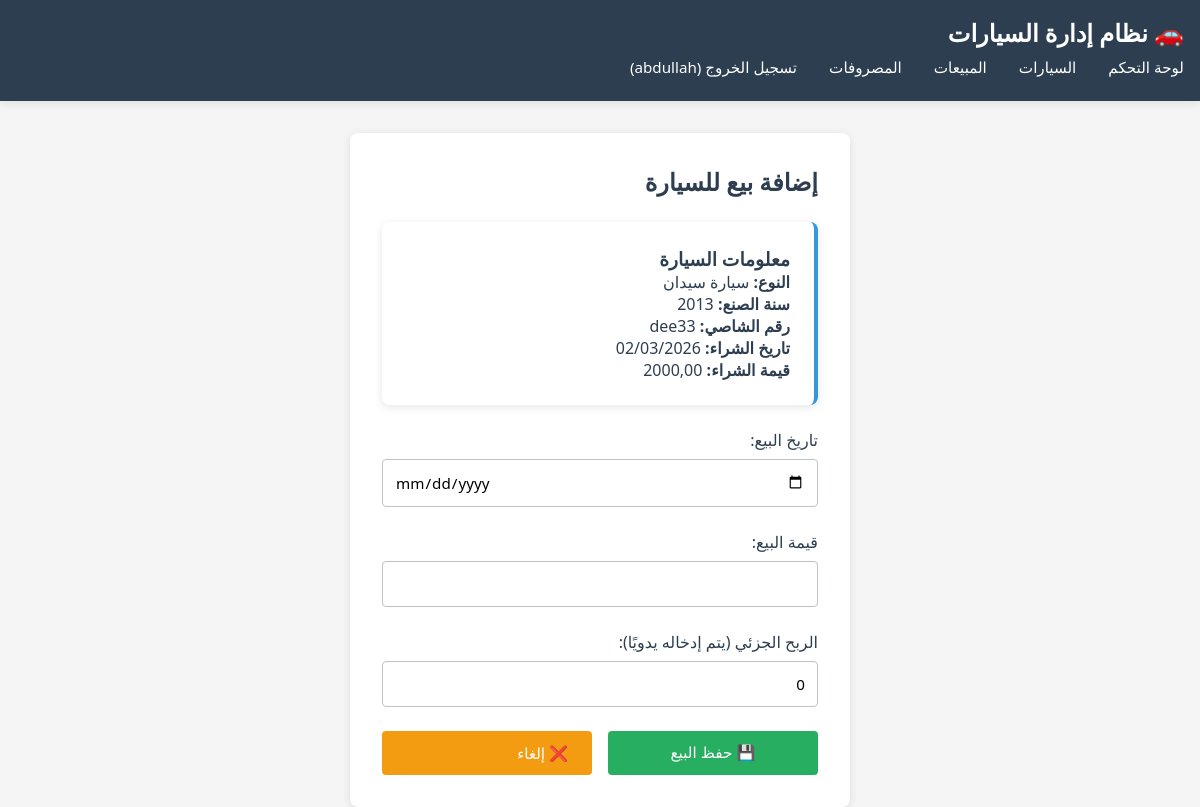
The page /cars/5/add-sale/ (signed in) on the database as committed earlier.
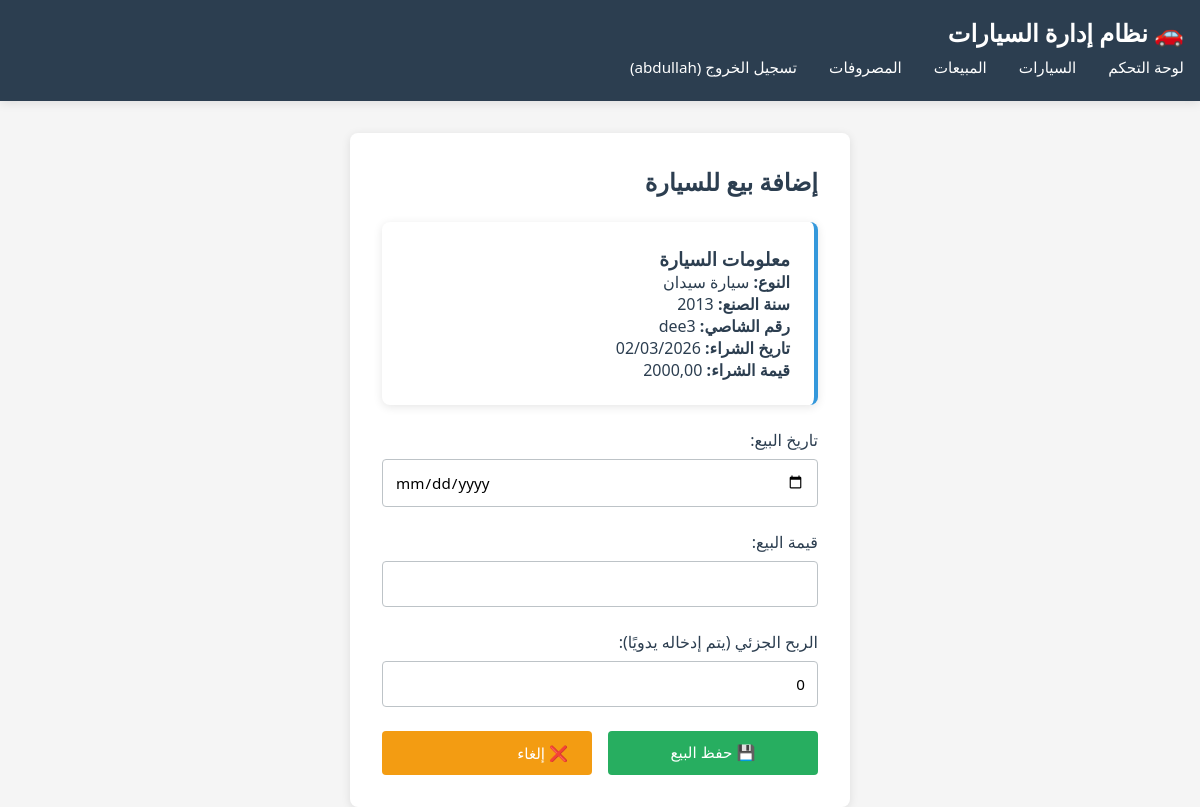
The same page on the database as committed later.
### car_app/models.py (models this page shows, shortened)
class Car(models.Model):
    CAR_TYPE_CHOICES = [
        ('sedan', 'سيارة سيدان'),
        ('suv', 'سيارة SUV'),
        ('truck', 'شاحنة'),
        ('van', 'فان'),
        ('coupe', 'كوبيه'),
        ('hatchback', 'هاتشباك'),
    ]
    CLEARANCE_CHOICES = [
        ('purchase', 'شراء'),
        ('auction', 'إعلان'),
    ]
    STATUS_CHOICES = [
        ('available', 'غير مباع'),
        ('sold', 'مباع'),
    ]
    user = models.ForeignKey(User, on_delete=models.CASCADE, related_name='cars')
    name = models.CharField(max_length=150, verbose_name='اسم السيارة', null=True, blank=True, default='')
    car_type = models.CharField(max_length=50, choices=CAR_TYPE_CHOICES)
    year = models.IntegerField()
    chassis_number = models.CharField(max_length=50, unique=True)
    purchase_date = models.DateField()
    purchase_value = models.DecimalField(max_digits=12, decimal_places=2)
    clearance_type = models.CharField(max_length=20, choices=CLEARANCE_CHOICES)
    status = models.CharField(max_length=20, choices=STATUS_CHOICES, default='available')
    created_at = models.DateTimeField(auto_now_add=True)
    updated_at = models.DateTimeField(auto_now=True)
    class Meta:
        ordering = ['-created_at']

### car_app/views.py (the view)
# urls.py: path('cars/<int:car_id>/add-sale/', views.add_sale, name='add_sale'),
@login_required
@login_required
def add_sale(request, car_id):
    car = get_object_or_404(Car, id=car_id, user=request.user)
    if request.method == 'POST':
        form = SaleForm(request.POST)
        if form.is_valid():
            sale = form.save(commit=False)
            sale.car = car
            sale.save()
            car.status = 'sold'
            car.save()
            messages.success(request, f'✓ تم تسجيل بيع السيارة "{car.name}" بنجاح!')
            return redirect('sales_list')
        else:
            messages.error(request, '❌ حدث خطأ في النموذج. تحقق من البيانات المدخلة.')
    else:
        form = SaleForm()
    context = {
        'form': form,
        'car': car,
    }
    return render(request, 'car_app/add_sale.html', context)

### car_app/forms.py
class SaleForm(forms.ModelForm):
    class Meta:
        model = Sale
        fields = ['sale_date', 'sale_value', 'partial_profit']
        widgets = {
            'sale_date': forms.DateInput(attrs={'class': 'form-control', 'type': 'date'}),
            'sale_value': forms.NumberInput(attrs={'class': 'form-control', 'step': '0.01'}),
            'partial_profit': forms.NumberInput(attrs={'class': 'form-control', 'step': '0.01'}),
        }

### car_app/templates/car_app/add_sale.html (shortened to what this page needs)
{% extends 'base.html' %}
{% block content %}
<div class="form-container">
    <h2 class="mb-3">إضافة بيع للسيارة</h2>
    <div class="card mb-3">
        <h3>معلومات السيارة</h3>
        <p><strong>النوع:</strong> {{ car.get_car_type_display }}</p>
        <p><strong>سنة الصنع:</strong> {{ car.year }}</p>
        <p><strong>رقم الشاصي:</strong> {{ car.chassis_number }}</p>
        <p><strong>تاريخ الشراء:</strong> {{ car.purchase_date|date:"d/m/Y" }}</p>
        <p><strong>قيمة الشراء:</strong> {{ car.purchase_value|floatformat:2 }}</p>
    </div>
    <form method="post">
        <div class="form-group">
            <label for="id_sale_date">تاريخ البيع:</label>
            {{ form.sale_date }}
        </div>
        <div class="form-group">
            <label for="id_sale_value">قيمة البيع:</label>
            {{ form.sale_value }}
        </div>
        <div class="form-group">
            <label for="id_partial_profit">الربح الجزئي (يتم إدخاله يدويًا):</label>
            {{ form.partial_profit }}
        </div>
        <div class="d-flex gap-1">
            <button type="submit" class="btn btn-success" style="flex: 1;">💾 حفظ البيع</button>
            <a href="{% url 'car_list' %}" class="btn btn-warning" style="flex: 1;">❌ إلغاء</a>
        </div>
    </form>
</div>
{% endblock %}

Rows that differ between the two databases and show on the page:
changed Car "سيارة سيدان": chassis_number "dee33" → "dee3"
